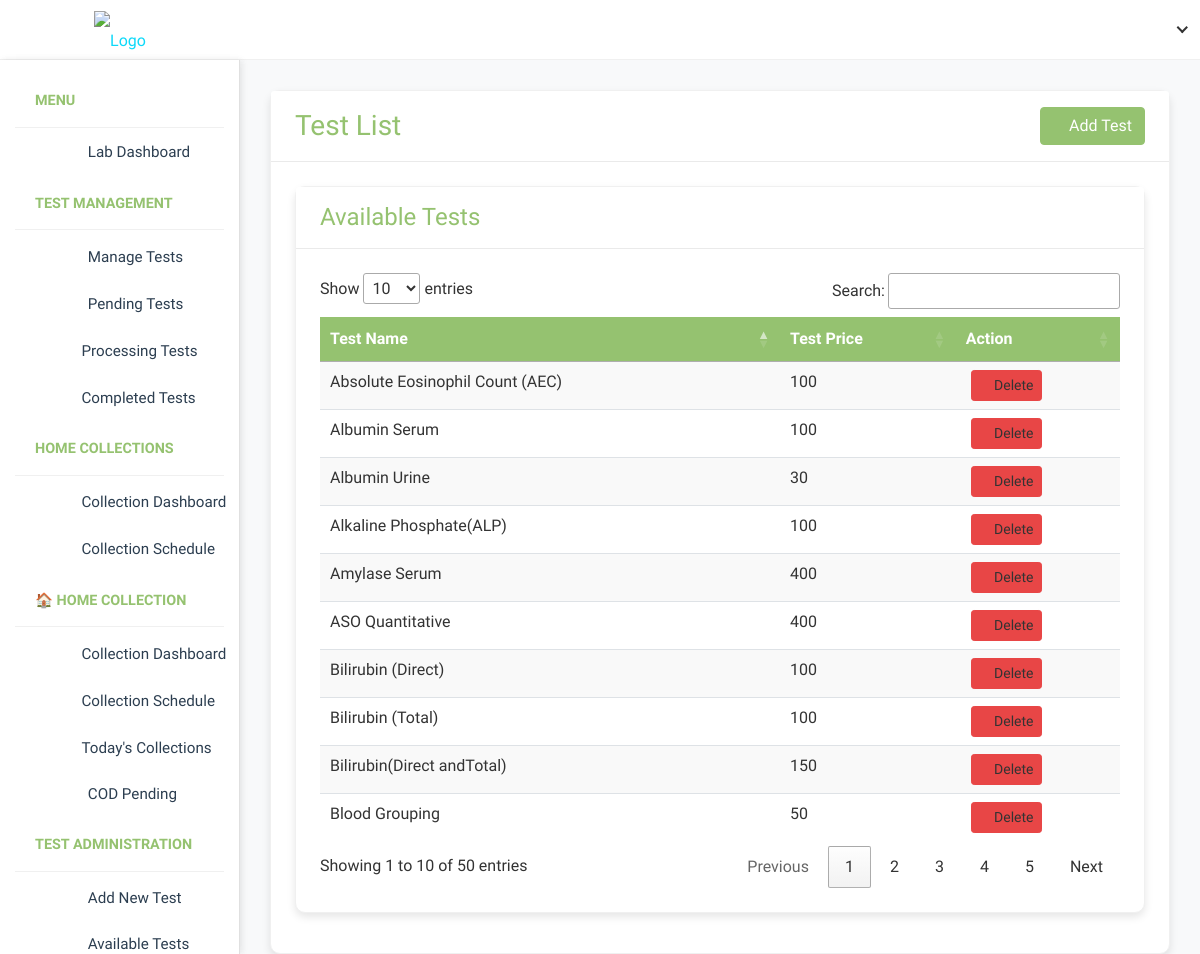
Screenshot of /hospital_admin/test-list/ (signed in) with the database file from the repository.
### hospital_admin/models.py (models this page shows, shortened)
class Test_Information(models.Model):
    test_id = models.AutoField(primary_key=True)
    test_name = models.CharField(max_length=200, null=True, blank=True)
    test_price = models.CharField(max_length=200, null=True, blank=True)

### hospital_admin/views.py (the view)
# urls.py: path('test-list/', views.test_list,name='test-list'),
@csrf_exempt
@login_required(login_url='admin-login')
def test_list(request):
    context = {}
    if request.user.is_labworker:
        try:
            lab_workers = Clinical_Laboratory_Technician.objects.get(user=request.user)
            test = Test_Information.objects.all()
            context = {'test':test,'lab_workers':lab_workers}
        except Clinical_Laboratory_Technician.DoesNotExist:
            test = Test_Information.objects.all()
            context = {'test':test,'lab_workers':None}
    else:
        test = Test_Information.objects.all()
        context = {'test':test,'lab_workers':None}
    return render(request, 'hospital_admin/test-list.html',context)

### templates/hospital_admin/test-list.html (shortened to what this page needs)
{% load static %}
<!DOCTYPE html>
<html lang="en">
<head>
  <link rel="stylesheet" href="{% static 'HealthStack-System/css/Normal/bootstrap.min.css' %}" />
  <link rel="stylesheet" href="{% static 'HealthStack-System/plugins/Normal/fontawesome/css/all.min.css' %}" />
  <link rel="stylesheet" href="{% static 'HealthStack-System/admin_assets/css/feathericon.min.css' %}" />
  <link rel="stylesheet" href="https://cdn.datatables.net/1.13.6/css/jquery.dataTables.min.css" />
  <link rel="stylesheet" href="{% static 'HealthStack-System/css/admin/style.css' %}" />
</head>
<body>
  <div class="main-wrapper">
    <header class="header">{% include 'hospital_admin/labworker-navbar.html' %}</header>
    <aside class="sidebar" id="sidebar">{% include 'hospital_admin/labworker-sidebar.html' %}</aside>
    <div class="page-wrapper">
      <div class="content container-fluid">
        <div class="card mb-4">
          <div class="card-header d-flex justify-content-between align-items-center">
            <h3 class="card-title mb-0">Test List</h3>
            <a href="{% url 'add-test' %}" class="btn btn-primary"><i class="fe fe-plus"></i> Add Test</a>
          </div>
          <div class="card-body">
            <div class="card mb-3">
              <div class="card-header">
                <h4 class="card-title mb-0">Available Tests</h4>
              </div>
              <div class="card-body">
                <div class="table-responsive">
                  <table id="test-table" class="table table-hover table-striped">
                    <thead>
                      <tr>
                        <th>Test Name</th>
                        <th>Test Price</th>
                        <th>Action</th>
                      </tr>
                    </thead>
                    <tbody>
                      {% for t in test %}
                      <tr>
                        <td>{{ t.test_name }}</td>
                        <td>{{ t.test_price }}</td>
                        <td>
                          <a data-toggle="modal" data-target="#delete_modal{{t.test_id}}" class="btn btn-sm btn-danger">
                            <i class="fe fe-trash"></i> Delete
                          </a>
                        </td>
                      </tr>
                      {% endfor %}
                    </tbody>
                  </table>
                </div>
              </div>
            </div>
          </div>
        </div>
      </div>
    </div>
  </div>
</body>
</html>

### templates/hospital_admin/test-list.html (style rules this page uses)
:root { --primary-color: #95C270; --hover-bg-color: #e6f0c8; --text-black: #000; --card-bg: #fff; --card-shadow: rgba(0,0,0,0.1); --table-header-bg: #f5f5f5; }
body { background-color: #f8f9fa; color: #333; }
.card-header { background-color: var(--primary-color); color: #fff; font-weight: bold; border-bottom: 1px solid #ddd; }
.card-title { color: #95C270; }
.card { border-radius: 10px; box-shadow: 0 4px 8px var(--card-shadow); margin-bottom: 20px; background-color: var(--card-bg); }
.btn-primary { background-color: var(--primary-color) !important; border-color: var(--primary-color) !important; color: #fff !important; }
table.dataTable tbody tr:nth-child(odd) { background-color: #f9f9f9; }
table.dataTable tbody tr:nth-child(even) { background-color: #ffffff; }
table.dataTable thead th { background-color: var(--primary-color); color: #fff; box-shadow: 0 2px 4px rgba(0,0,0,0.1); }

### templates/hospital_admin/labworker-navbar.html (style rules this page uses)
:root { --primary-color: #95C270; --hover-bg-color: #e6f0c8; --text-color: #333; }

### templates/hospital_admin/labworker-sidebar.html (style rules this page uses)
:root { --primary-color: #95C270; --hover-bg-color: #e6f0c8; --text-color: #2c3e50; --bg-color: #ffffff; --transition-speed: 0.3s; --border-radius: 6px; }
.sidebar { background: var(--bg-color); border-right: 1px solid #e0e0e0; box-shadow: 2px 0 8px rgba(0, 0, 0, 0.05); min-height: 100vh; }

### rows the page displays
Test_Information: test_name "Absolute Eosinophil Count (AEC)", test_price "100"
Test_Information: test_name "Blood Grouping", test_price "50"
Test_Information: test_name "Albumin Serum", test_price "100"
Test_Information: test_name "Albumin Urine", test_price "30"
Test_Information: test_name "Alkaline Phosphate(ALP)", test_price "100"
Test_Information: test_name "Amylase Serum", test_price "400"
Test_Information: test_name "ASO Quantitative", test_price "400"
Test_Information: test_name "Bilirubin(Direct andTotal)", test_price "150"
Test_Information: test_name "Bilirubin (Total)", test_price "100"
Test_Information: test_name "Bilirubin (Direct)", test_price "100"
